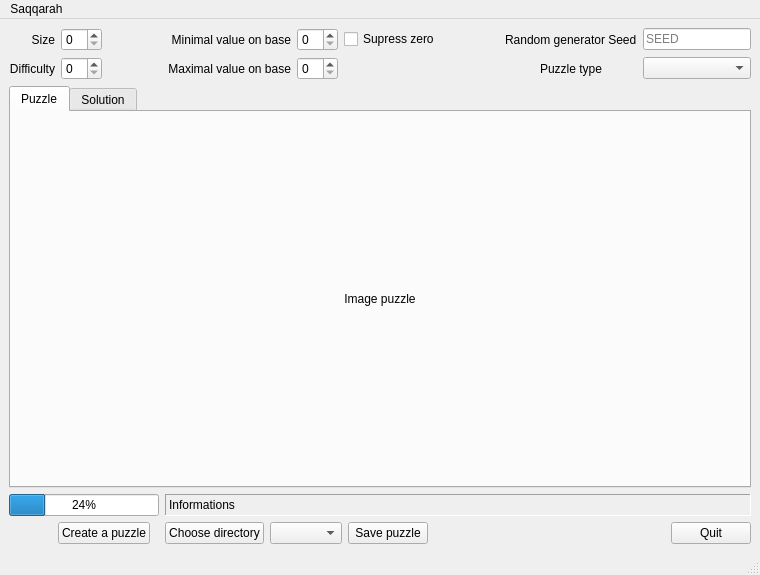
<?xml version="1.0" encoding="UTF-8"?>
<ui version="4.0">
 <class>MainWindow</class>
 <widget class="QMainWindow" name="MainWindow">
  <property name="geometry">
   <rect>
    <x>0</x>
    <y>0</y>
    <width>760</width>
    <height>575</height>
   </rect>
  </property>
  <property name="sizePolicy">
   <sizepolicy hsizetype="Minimum" vsizetype="Minimum">
    <horstretch>0</horstretch>
    <verstretch>0</verstretch>
   </sizepolicy>
  </property>
  <property name="minimumSize">
   <size>
    <width>760</width>
    <height>575</height>
   </size>
  </property>
  <property name="windowTitle">
   <string>MainWindow</string>
  </property>
  <widget class="QWidget" name="centralwidget">
   <property name="sizePolicy">
    <sizepolicy hsizetype="Preferred" vsizetype="Preferred">
     <horstretch>0</horstretch>
     <verstretch>0</verstretch>
    </sizepolicy>
   </property>
   <layout class="QGridLayout" name="gridLayout_3">
    <item row="0" column="0">
     <layout class="QVBoxLayout" name="verticalLayout_3">
      <property name="sizeConstraint">
       <enum>QLayout::SetMinimumSize</enum>
      </property>
      <item>
       <layout class="QGridLayout" name="gridLayout_2">
        <item row="1" column="1">
         <widget class="QSpinBox" name="sizeBox">
          <property name="frame">
           <bool>true</bool>
          </property>
         </widget>
        </item>
        <item row="3" column="4">
         <widget class="QLabel" name="label_6">
          <property name="frameShape">
           <enum>QFrame::NoFrame</enum>
          </property>
          <property name="text">
           <string>Maximal value on base</string>
          </property>
          <property name="alignment">
           <set>Qt::AlignRight|Qt::AlignTrailing|Qt::AlignVCenter</set>
          </property>
         </widget>
        </item>
        <item row="3" column="0">
         <widget class="QLabel" name="label_7">
          <property name="frameShape">
           <enum>QFrame::NoFrame</enum>
          </property>
          <property name="frameShadow">
           <enum>QFrame::Sunken</enum>
          </property>
          <property name="text">
           <string>Difficulty</string>
          </property>
          <property name="alignment">
           <set>Qt::AlignRight|Qt::AlignTrailing|Qt::AlignVCenter</set>
          </property>
         </widget>
        </item>
        <item row="3" column="1">
         <widget class="QSpinBox" name="difficultyBox"/>
        </item>
        <item row="1" column="4">
         <widget class="QLabel" name="label_9">
          <property name="frameShape">
           <enum>QFrame::NoFrame</enum>
          </property>
          <property name="frameShadow">
           <enum>QFrame::Plain</enum>
          </property>
          <property name="text">
           <string>Minimal value on base</string>
          </property>
          <property name="alignment">
           <set>Qt::AlignRight|Qt::AlignTrailing|Qt::AlignVCenter</set>
          </property>
         </widget>
        </item>
        <item row="3" column="5">
         <widget class="QSpinBox" name="maxBox"/>
        </item>
        <item row="1" column="0">
         <widget class="QLabel" name="label_10">
          <property name="frameShape">
           <enum>QFrame::NoFrame</enum>
          </property>
          <property name="frameShadow">
           <enum>QFrame::Plain</enum>
          </property>
          <property name="text">
           <string>Size</string>
          </property>
          <property name="alignment">
           <set>Qt::AlignRight|Qt::AlignTrailing|Qt::AlignVCenter</set>
          </property>
         </widget>
        </item>
        <item row="1" column="5">
         <widget class="QSpinBox" name="minBox"/>
        </item>
        <item row="1" column="2">
         <spacer name="horizontalSpacer_7">
          <property name="orientation">
           <enum>Qt::Horizontal</enum>
          </property>
          <property name="sizeHint" stdset="0">
           <size>
            <width>40</width>
            <height>20</height>
           </size>
          </property>
         </spacer>
        </item>
        <item row="1" column="9">
         <widget class="QLineEdit" name="seedEdit">
          <property name="text">
           <string/>
          </property>
          <property name="placeholderText">
           <string>SEED</string>
          </property>
         </widget>
        </item>
        <item row="3" column="9">
         <widget class="QComboBox" name="typeCombo">
          <property name="editable">
           <bool>false</bool>
          </property>
          <property name="currentIndex">
           <number>-1</number>
          </property>
         </widget>
        </item>
        <item row="1" column="8">
         <widget class="QLabel" name="label_11">
          <property name="text">
           <string>Random generator Seed</string>
          </property>
         </widget>
        </item>
        <item row="3" column="8">
         <widget class="QLabel" name="label_12">
          <property name="text">
           <string>Puzzle type</string>
          </property>
          <property name="alignment">
           <set>Qt::AlignCenter</set>
          </property>
         </widget>
        </item>
        <item row="1" column="6">
         <widget class="QCheckBox" name="zeroCheckbox">
          <property name="layoutDirection">
           <enum>Qt::LeftToRight</enum>
          </property>
          <property name="text">
           <string>Supress zero</string>
          </property>
         </widget>
        </item>
        <item row="1" column="7">
         <spacer name="horizontalSpacer_5">
          <property name="orientation">
           <enum>Qt::Horizontal</enum>
          </property>
          <property name="sizeHint" stdset="0">
           <size>
            <width>40</width>
            <height>20</height>
           </size>
          </property>
         </spacer>
        </item>
       </layout>
      </item>
      <item>
       <widget class="QTabWidget" name="tabWidget_2">
        <property name="sizePolicy">
         <sizepolicy hsizetype="Minimum" vsizetype="Minimum">
          <horstretch>0</horstretch>
          <verstretch>0</verstretch>
         </sizepolicy>
        </property>
        <property name="minimumSize">
         <size>
          <width>410</width>
          <height>227</height>
         </size>
        </property>
        <property name="currentIndex">
         <number>0</number>
        </property>
        <widget class="QWidget" name="puzzleTab_2">
         <property name="minimumSize">
          <size>
           <width>400</width>
           <height>200</height>
          </size>
         </property>
         <attribute name="title">
          <string>Puzzle</string>
         </attribute>
         <layout class="QVBoxLayout" name="verticalLayout">
          <item>
           <widget class="QLabel" name="puzzleImageLabel">
            <property name="minimumSize">
             <size>
              <width>400</width>
              <height>200</height>
             </size>
            </property>
            <property name="text">
             <string>Image puzzle</string>
            </property>
            <property name="scaledContents">
             <bool>true</bool>
            </property>
            <property name="alignment">
             <set>Qt::AlignCenter</set>
            </property>
           </widget>
          </item>
         </layout>
        </widget>
        <widget class="QWidget" name="solutionTab_2">
         <attribute name="title">
          <string>Solution</string>
         </attribute>
         <layout class="QGridLayout" name="gridLayout_4">
          <item row="0" column="0">
           <widget class="QLabel" name="solutionImageLabel">
            <property name="minimumSize">
             <size>
              <width>400</width>
              <height>200</height>
             </size>
            </property>
            <property name="text">
             <string>Image solution</string>
            </property>
            <property name="scaledContents">
             <bool>true</bool>
            </property>
            <property name="alignment">
             <set>Qt::AlignCenter</set>
            </property>
           </widget>
          </item>
         </layout>
        </widget>
       </widget>
      </item>
      <item>
       <layout class="QGridLayout" name="gridLayout">
        <property name="sizeConstraint">
         <enum>QLayout::SetNoConstraint</enum>
        </property>
        <item row="3" column="3">
         <layout class="QHBoxLayout" name="horizontalLayout">
          <item>
           <widget class="QPushButton" name="directoryButton">
            <property name="text">
             <string>Choose directory</string>
            </property>
           </widget>
          </item>
          <item>
           <widget class="QComboBox" name="outputTypeCombo"/>
          </item>
          <item>
           <widget class="QPushButton" name="saveButton">
            <property name="text">
             <string>Save puzzle</string>
            </property>
           </widget>
          </item>
          <item>
           <spacer name="horizontalSpacer_12">
            <property name="orientation">
             <enum>Qt::Horizontal</enum>
            </property>
            <property name="sizeType">
             <enum>QSizePolicy::Expanding</enum>
            </property>
            <property name="sizeHint" stdset="0">
             <size>
              <width>40</width>
              <height>20</height>
             </size>
            </property>
           </spacer>
          </item>
          <item>
           <widget class="QPushButton" name="quitButton">
            <property name="text">
             <string>Quit</string>
            </property>
           </widget>
          </item>
         </layout>
        </item>
        <item row="3" column="1">
         <layout class="QHBoxLayout" name="horizontalLayout_2">
          <item>
           <spacer name="horizontalSpacer_8">
            <property name="orientation">
             <enum>Qt::Horizontal</enum>
            </property>
            <property name="sizeType">
             <enum>QSizePolicy::Fixed</enum>
            </property>
            <property name="sizeHint" stdset="0">
             <size>
              <width>40</width>
              <height>20</height>
             </size>
            </property>
           </spacer>
          </item>
          <item>
           <widget class="QPushButton" name="puzzleButton">
            <property name="sizePolicy">
             <sizepolicy hsizetype="Fixed" vsizetype="Fixed">
              <horstretch>0</horstretch>
              <verstretch>0</verstretch>
             </sizepolicy>
            </property>
            <property name="baseSize">
             <size>
              <width>150</width>
              <height>0</height>
             </size>
            </property>
            <property name="text">
             <string>Create a puzzle</string>
            </property>
           </widget>
          </item>
         </layout>
        </item>
        <item row="1" column="1">
         <widget class="QProgressBar" name="progressBar">
          <property name="sizePolicy">
           <sizepolicy hsizetype="Preferred" vsizetype="Fixed">
            <horstretch>0</horstretch>
            <verstretch>0</verstretch>
           </sizepolicy>
          </property>
          <property name="minimumSize">
           <size>
            <width>150</width>
            <height>0</height>
           </size>
          </property>
          <property name="maximumSize">
           <size>
            <width>16777215</width>
            <height>16777215</height>
           </size>
          </property>
          <property name="value">
           <number>24</number>
          </property>
         </widget>
        </item>
        <item row="1" column="3">
         <widget class="QLabel" name="informationLabel">
          <property name="minimumSize">
           <size>
            <width>270</width>
            <height>0</height>
           </size>
          </property>
          <property name="frameShape">
           <enum>QFrame::Panel</enum>
          </property>
          <property name="frameShadow">
           <enum>QFrame::Sunken</enum>
          </property>
          <property name="text">
           <string>Informations</string>
          </property>
         </widget>
        </item>
       </layout>
      </item>
     </layout>
    </item>
   </layout>
  </widget>
  <widget class="QMenuBar" name="menubar">
   <property name="geometry">
    <rect>
     <x>0</x>
     <y>0</y>
     <width>760</width>
     <height>14</height>
    </rect>
   </property>
   <widget class="QMenu" name="menuSaqqarah">
    <property name="title">
     <string>Saqqarah</string>
    </property>
    <addaction name="actionAbout"/>
    <addaction name="separator"/>
    <addaction name="actionPreferences"/>
    <addaction name="separator"/>
    <addaction name="actionExit"/>
   </widget>
   <addaction name="menuSaqqarah"/>
  </widget>
  <widget class="QStatusBar" name="statusbar"/>
  <action name="actionAbout">
   <property name="text">
    <string>About</string>
   </property>
  </action>
  <action name="actionPreferences">
   <property name="text">
    <string>Preferences</string>
   </property>
  </action>
  <action name="actionExit">
   <property name="text">
    <string>Exit</string>
   </property>
  </action>
 </widget>
 <resources/>
 <connections/>
</ui>
